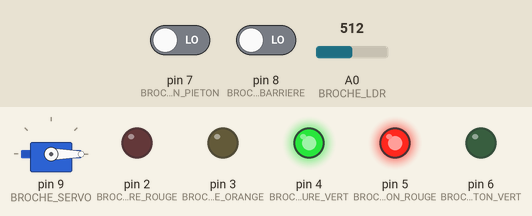
Bench run of a sketch on a simulated Arduino Uno, built with avr-gcc and run on an emulated ATmega328P. Parts: servo, output pins drawn as LEDs (lit = HIGH). Dashed ring = blinking. The test bench sets the inputs (shaded band); at power-on: A0 (BROCHE_LDR) = 512, pin 8 (BROCHE_BOUTON_BARRIERE) LOW, pin 7 (BROCHE_BOUTON_PIETON) LOW. What the sketch prints to the serial monitor is not drawn.

Above: at 1.2 s.
1.3 s: A0 (BROCHE_LDR) set to 312
2.8 s: A0 (BROCHE_LDR) set to 289
At 3.54 s:
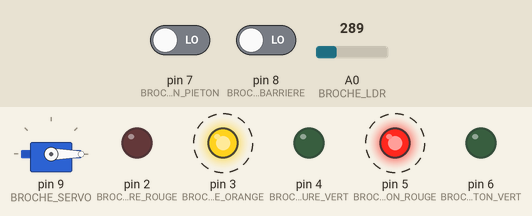
5.8 s: A0 (BROCHE_LDR) set to 333
8.8 s: A0 (BROCHE_LDR) set to 365
At 9.4 s:
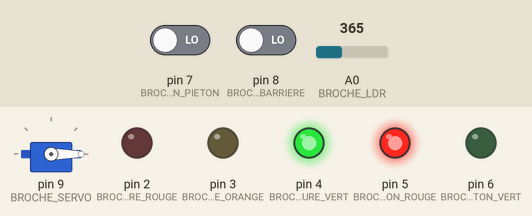
10.3 s: pin 8 (BROCHE_BOUTON_BARRIERE) driven HIGH
At 11.2 s:
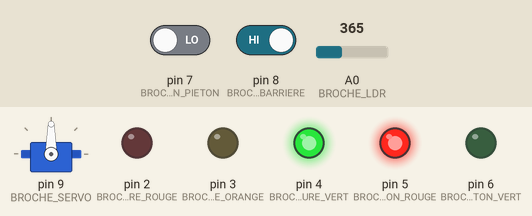
11.8 s: A0 (BROCHE_LDR) set to 290
At 12.7 s:
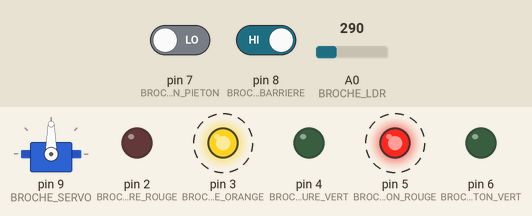
Timing chart, 0 to 15.8 s (numbered marks = the images above; inputs shaded):
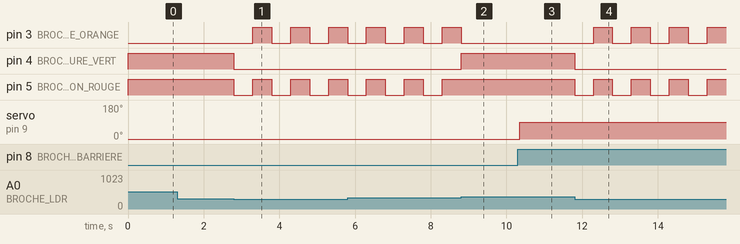

Measured:
- the behaviour switches between 300 and 299 on A0 (BROCHE_LDR) (found by bisection; images 0 and 1)
- the behaviour switches between 350 and 351 on A0 (BROCHE_LDR) (found by bisection; images 1 and 2)
- after the input at 1.3 s, every drawn part: stays the same
- after the input at 2.8 s, pin 3 (BROCHE_FEU_VOITURE_ORANGE): alternates HIGH for 0.50 s and LOW for 0.50 s, starting after 0.50 s; pin 4 (BROCHE_FEU_VOITURE_VERT): HIGH → LOW at once; pin 5 (BROCHE_FEU_PIETON_ROUGE): alternates HIGH for 0.50 s and LOW for 0.50 s, starting at once
- after the input at 8.8 s, pin 3 (BROCHE_FEU_VOITURE_ORANGE): stays LOW (without the input it goes to HIGH after 0.50 s); pin 4 (BROCHE_FEU_VOITURE_VERT): LOW → HIGH at once; pin 5 (BROCHE_FEU_PIETON_ROUGE): stays HIGH (without the input it goes to LOW after 1.0 s)
- after the input at 10.3 s, servo on pin 9 (BROCHE_SERVO): 0° → 90° after 0.05 s
- after the input at 11.8 s, pin 3 (BROCHE_FEU_VOITURE_ORANGE): alternates HIGH for 0.50 s and LOW for 0.50 s, starting after 0.50 s; pin 4 (BROCHE_FEU_VOITURE_VERT): HIGH → LOW at once; pin 5 (BROCHE_FEU_PIETON_ROUGE): alternates HIGH for 0.50 s and LOW for 0.50 s, starting at once

The sketch:

feux_circulation.ino
```cpp
// =============================================================================
// SYSTÈME DE FEUX DE CIRCULATION COMPLET
// =============================================================================
// Fichier  : feux_circulation.ino
// Auteur   : Enseignement CIEL — [Établissement]
// Date     : 2026-04-03
// Version  : 1.0
// Niveau   : Bac Pro CIEL — Seconde / Première
//
// Description :
//   Simule un carrefour avec :
//     - Feu tricolore voiture + feu bicolore piéton (bouton de demande SW1)
//     - Barrière motorisée (servomoteur SG90, commandée par SW2)
//     - Mode nuit automatique par capteur LDR (orange clignotant)
//
// Matériel :
//   - Arduino Uno
//   - 3 LEDs feu voiture (rouge D2, orange D3, vert D4)
//   - 2 LEDs feu piéton  (rouge D5, vert D6)
//   - 2 boutons poussoirs (piéton D7, barrière D8) avec pull-down 10 kΩ
//   - 1 servomoteur SG90 (signal D9)
//   - 1 LDR + résistance 10 kΩ (pont diviseur sur A0)
//   - Résistances 220 Ω en série sur chaque LED
//
// Bibliothèque requise : Servo.h (incluse dans l'IDE Arduino)
// =============================================================================

#include <Servo.h>

// =============================================================================
// DÉCLARATION DES BROCHES
// =============================================================================

// --- Feu voiture (sorties numériques) ---
const int BROCHE_FEU_VOITURE_ROUGE  = 2;
const int BROCHE_FEU_VOITURE_ORANGE = 3;
const int BROCHE_FEU_VOITURE_VERT   = 4;

// --- Feu piéton (sorties numériques) ---
const int BROCHE_FEU_PIETON_ROUGE = 5;
const int BROCHE_FEU_PIETON_VERT  = 6;

// --- Boutons poussoirs (entrées numériques, pull-down externe) ---
const int BROCHE_BOUTON_PIETON   = 7;
const int BROCHE_BOUTON_BARRIERE = 8;

// --- Servomoteur barrière (sortie PWM) ---
const int BROCHE_SERVO = 9;

// --- Capteur de luminosité LDR (entrée analogique) ---
const int BROCHE_LDR = A0;

// =============================================================================
// CONSTANTES DE CONFIGURATION
// =============================================================================

// Durées des phases de la séquence piéton (en millisecondes)
const unsigned long DUREE_ORANGE_TRANSITION_MS = 2000;  // Feu voiture orange
const unsigned long DUREE_PASSAGE_PIETON_MS    = 5000;  // Feu piéton vert
const unsigned long DUREE_FIN_PASSAGE_MS       = 2000;  // Clignotement rouge piéton

// Délai minimum entre deux déclenchements de séquence piéton
const unsigned long DELAI_MIN_ENTRE_PASSAGES_MS = 10000;

// Période du clignotement mode nuit (500 ms ON + 500 ms OFF = 1 Hz)
const unsigned long PERIODE_CLIGNOTEMENT_MS = 500;

// Anti-rebond des boutons (durée de stabilité requise)
const unsigned long DUREE_DEBOUNCE_MS = 50;

// Seuil LDR pour passage en mode nuit (0 = obscurité totale, 1023 = pleine lumière)
// À calibrer selon l'environnement ! Voir Architecture système.md
const int SEUIL_LDR_NUIT = 300;   // En dessous : mode nuit activé
const int SEUIL_LDR_JOUR = 350;   // Au-dessus  : retour mode jour (hystérésis)

// Angles du servomoteur pour la barrière
const int ANGLE_BARRIERE_OUVERTE = 90;  // Barrière levée
const int ANGLE_BARRIERE_FERMEE  = 0;   // Barrière abaissée

// =============================================================================
// DÉFINITION DES ÉTATS DE LA MACHINE À ÉTATS (FSM)
// =============================================================================

enum EtatFeux {
    ETAT_JOUR_VERT,              // Feu voiture vert — attente demande piéton
    ETAT_JOUR_ORANGE_TRANSITION, // Feu voiture orange — transition (2 s)
    ETAT_JOUR_ROUGE_PIETON,      // Feu voiture rouge, piéton vert (5 s)
    ETAT_JOUR_FIN_PASSAGE,       // Fin traversée — piéton rouge clignotant (2 s)
    ETAT_NUIT                    // Mode nuit — orange clignotant, boutons inactifs
};

// =============================================================================
// VARIABLES GLOBALES
// =============================================================================

// --- Machine à états ---
EtatFeux etatCourant = ETAT_JOUR_VERT;      // État initial au démarrage
unsigned long tDebutEtat = 0;               // Horodatage du début de l'état courant

// --- Clignotement (mode nuit et fin passage) ---
unsigned long tDernierClignotement = 0;     // Dernier changement d'état du clignotement
bool etatClignotement = false;              // true = LED allumée, false = LED éteinte

// --- Séquence piéton ---
unsigned long tDernierPassage = 0;          // Horodatage de la dernière séquence piéton

// --- Barrière ---
Servo servoBarriere;
bool barriereOuverte = false;               // État courant de la barrière

// --- Anti-rebond bouton piéton ---
bool dernierEtatBrutPieton   = LOW;
unsigned long tDernierChangementPieton = 0;
bool etatValidePieton = LOW;

// --- Anti-rebond bouton barrière ---
bool dernierEtatBrutBarriere   = LOW;
unsigned long tDernierChangementBarriere = 0;
bool etatValideBarriere = LOW;
bool barriereDejaTraitee = false;           // Évite la répétition sur appui long

// =============================================================================
// FONCTIONS UTILITAIRES
// =============================================================================

/**
 * Commande l'ensemble des LEDs des deux feux en une seule instruction.
 *
 * @param rougeVoiture  true = LED rouge voiture allumée
 * @param orangeVoiture true = LED orange voiture allumée
 * @param vertVoiture   true = LED verte voiture allumée
 * @param rougePieton   true = LED rouge piéton allumée
 * @param vertPieton    true = LED verte piéton allumée
 */
void gererFeux(bool rougeVoiture, bool orangeVoiture, bool vertVoiture,
               bool rougePieton, bool vertPieton) {
    digitalWrite(BROCHE_FEU_VOITURE_ROUGE,  rougeVoiture  ? HIGH : LOW);
    digitalWrite(BROCHE_FEU_VOITURE_ORANGE, orangeVoiture ? HIGH : LOW);
    digitalWrite(BROCHE_FEU_VOITURE_VERT,   vertVoiture   ? HIGH : LOW);
    digitalWrite(BROCHE_FEU_PIETON_ROUGE,   rougePieton   ? HIGH : LOW);
    digitalWrite(BROCHE_FEU_PIETON_VERT,    vertPieton    ? HIGH : LOW);
}

/**
 * Éteint toutes les LEDs des deux feux.
 * Utilisé comme point de départ sûr avant d'allumer les bonnes LEDs.
 */
void eteindreTousLesFeux() {
    gererFeux(false, false, false, false, false);
}

/**
 * Bascule la position de la barrière (ouverte ↔ fermée).
 * Met à jour la variable barriereOuverte et commande le servo.
 */
void basculerBarriere() {
    barriereOuverte = !barriereOuverte;
    if (barriereOuverte) {
        servoBarriere.write(ANGLE_BARRIERE_OUVERTE);
    } else {
        servoBarriere.write(ANGLE_BARRIERE_FERMEE);
    }
}

/**
 * Lit un bouton avec anti-rebond logiciel (50 ms de stabilité requise).
 * Met à jour les variables de suivi passées par référence.
 *
 * @param broche          Numéro de broche Arduino du bouton
 * @param dernierEtatBrut Référence vers la variable mémorisant le dernier état brut lu
 * @param tDernierChgt    Référence vers l'horodatage du dernier changement d'état
 * @param etatValide      Référence vers l'état validé (stable depuis DUREE_DEBOUNCE_MS)
 * @return true si l'état est stable et vaut HIGH, false sinon
 */
bool lireBoutonDebounce(int broche,
                        bool &dernierEtatBrut,
                        unsigned long &tDernierChgt,
                        bool &etatValide) {
    bool lecture = digitalRead(broche);

    // Si l'état brut a changé, réinitialiser le compteur anti-rebond
    if (lecture != dernierEtatBrut) {
        tDernierChgt = millis();
        dernierEtatBrut = lecture;
    }

    // Si l'état est stable depuis au moins DUREE_DEBOUNCE_MS, le valider
    if ((millis() - tDernierChgt) >= DUREE_DEBOUNCE_MS) {
        etatValide = lecture;
    }

    return (etatValide == HIGH);
}

// =============================================================================
// GESTION DE CHAQUE ÉTAT DE LA FSM
// =============================================================================

/**
 * ETAT_JOUR_VERT : feu voiture vert, piéton rouge.
 * Attend l'appui sur SW1 (et le délai minimum entre passages).
 * Surveille aussi la luminosité pour passer en mode nuit.
 */
void gererEtatVert() {
    // Appliquer l'affichage de cet état (une seule fois à l'entrée est préférable,
    // mais on le remet à chaque appel pour la robustesse)
    gererFeux(false, false, true,   // Voiture : VERT
              true,  false);        // Piéton  : ROUGE

    // Vérifier si le bouton piéton est pressé ET si le délai minimum est respecté
    bool boutonPieton = lireBoutonDebounce(BROCHE_BOUTON_PIETON,
                                           dernierEtatBrutPieton,
                                           tDernierChangementPieton,
                                           etatValidePieton);

    bool delaiRespect = (millis() - tDernierPassage) >= DELAI_MIN_ENTRE_PASSAGES_MS;

    if (boutonPieton && delaiRespect) {
        // Transition vers l'état ORANGE_TRANSITION
        etatCourant = ETAT_JOUR_ORANGE_TRANSITION;
        tDebutEtat = millis();
        gererFeux(false, true,  false,  // Voiture : ORANGE
                  true,  false);        // Piéton  : ROUGE (inchangé)
    }
}

/**
 * ETAT_JOUR_ORANGE_TRANSITION : feu voiture orange pendant 2 s.
 * Prépare le passage piéton.
 */
void gererEtatOrangeTransition() {
    if ((millis() - tDebutEtat) >= DUREE_ORANGE_TRANSITION_MS) {
        // Transition vers l'état ROUGE_PIETON
        etatCourant = ETAT_JOUR_ROUGE_PIETON;
        tDebutEtat = millis();
        gererFeux(true,  false, false,  // Voiture : ROUGE
                  false, true);         // Piéton  : VERT
    }
}

/**
 * ETAT_JOUR_ROUGE_PIETON : feu voiture rouge, piéton vert pendant 5 s.
 * Les piétons traversent.
 */
void gererEtatPassagePieton() {
    if ((millis() - tDebutEtat) >= DUREE_PASSAGE_PIETON_MS) {
        // Transition vers FIN_PASSAGE
        etatCourant = ETAT_JOUR_FIN_PASSAGE;
        tDebutEtat = millis();
        tDernierClignotement = millis();
        etatClignotement = true;
        // Initialiser le clignotement : piéton rouge allumé d'abord
        gererFeux(true, false, false,   // Voiture : ROUGE (inchangé)
                  true, false);         // Piéton  : ROUGE (début clignotement)
    }
}

/**
 * ETAT_JOUR_FIN_PASSAGE : piéton rouge clignotant pendant 2 s.
 * Avertissement que la traversée se termine.
 * Le feu voiture reste rouge.
 */
void gererEtatFinPassage() {
    // Gestion du clignotement du feu piéton rouge
    if ((millis() - tDernierClignotement) >= PERIODE_CLIGNOTEMENT_MS) {
        tDernierClignotement = millis();
        etatClignotement = !etatClignotement;
        // Voiture reste rouge, piéton rouge clignote
        digitalWrite(BROCHE_FEU_PIETON_ROUGE, etatClignotement ? HIGH : LOW);
    }

    // Vérifier si la durée totale de fin de passage est écoulée
    if ((millis() - tDebutEtat) >= DUREE_FIN_PASSAGE_MS) {
        // Mémoriser l'instant de fin du passage
        tDernierPassage = millis();
        // Retour à l'état VERT
        etatCourant = ETAT_JOUR_VERT;
        tDebutEtat = millis();
        gererFeux(false, false, true,   // Voiture : VERT
                  true,  false);        // Piéton  : ROUGE
    }
}

/**
 * ETAT_NUIT : tous les feux en orange clignotant à 1 Hz.
 * Boutons piéton et barrière inactifs.
 * Retour en mode jour si la luminosité remonte au-dessus de SEUIL_LDR_JOUR.
 */
void gererEtatNuit() {
    // Clignotement orange synchronisé (voiture + piéton)
    if ((millis() - tDernierClignotement) >= PERIODE_CLIGNOTEMENT_MS) {
        tDernierClignotement = millis();
        etatClignotement = !etatClignotement;

        if (etatClignotement) {
            // Allumer les oranges (voiture) — pas de LED orange dédiée côté piéton,
            // on utilise la LED rouge piéton pour signaler l'état nuit
            gererFeux(false, true,  false,  // Voiture : ORANGE
                      true,  false);        // Piéton  : ROUGE (signalisation nuit)
        } else {
            eteindreTousLesFeux();
        }
    }
}

// =============================================================================
// GESTION DU MODE NUIT (détection LDR)
// =============================================================================

/**
 * Vérifie la luminosité ambiante et gère les transitions mode jour / mode nuit.
 * Applique une hystérésis pour éviter les oscillations au seuil.
 *
 * @return true si le système est en mode nuit, false en mode jour
 */
bool gererDetectionNuit() {
    int valeurLDR = analogRead(BROCHE_LDR);

    if (etatCourant != ETAT_NUIT) {
        // --- Mode jour : surveiller si on doit passer en mode nuit ---
        if (valeurLDR < SEUIL_LDR_NUIT) {
            // Luminosité insuffisante → passer en mode nuit
            // On ne coupe une séquence qu'en état VERT (séquence déjà terminée)
            if (etatCourant == ETAT_JOUR_VERT) {
                etatCourant = ETAT_NUIT;
                tDebutEtat = millis();
                tDernierClignotement = millis();
                etatClignotement = false;
                eteindreTousLesFeux();
                return true;
            }
        }
        return false;
    } else {
        // --- Mode nuit : surveiller si on doit revenir en mode jour ---
        if (valeurLDR > SEUIL_LDR_JOUR) {
            // Luminosité revenue → retour en mode jour, état VERT
            etatCourant = ETAT_JOUR_VERT;
            tDebutEtat = millis();
            tDernierPassage = millis(); // Reset délai pour éviter déclenchement immédiat
            gererFeux(false, false, true,   // Voiture : VERT
                      true,  false);        // Piéton  : ROUGE
            return false;
        }
        return true;
    }
}

// =============================================================================
// GESTION DE LA BARRIÈRE (indépendante de la FSM feux)
// =============================================================================

/**
 * Gère la commande de la barrière par le bouton SW2.
 * Utilise un anti-rebond et une détection de front montant
 * pour ne basculer qu'une fois par appui.
 *
 * @param modeNuit true si le système est en mode nuit (bouton ignoré)
 */
void gererBarriere(bool modeNuit) {
    bool boutonBarriere = lireBoutonDebounce(BROCHE_BOUTON_BARRIERE,
                                              dernierEtatBrutBarriere,
                                              tDernierChangementBarriere,
                                              etatValideBarriere);

    if (modeNuit) {
        // En mode nuit, le bouton barrière est inactif
        barriereDejaTraitee = true; // Évite un déclenchement au retour en mode jour
        return;
    }

    if (boutonBarriere && !barriereDejaTraitee) {
        // Front montant détecté (appui frais, non encore traité)
        basculerBarriere();
        barriereDejaTraitee = true;
    }

    if (!boutonBarriere) {
        // Bouton relâché → prêt pour le prochain appui
        barriereDejaTraitee = false;
    }
}

// =============================================================================
// SETUP — Initialisation
// =============================================================================

void setup() {
    // --- Configuration des broches de sortie (LEDs) ---
    pinMode(BROCHE_FEU_VOITURE_ROUGE,  OUTPUT);
    pinMode(BROCHE_FEU_VOITURE_ORANGE, OUTPUT);
    pinMode(BROCHE_FEU_VOITURE_VERT,   OUTPUT);
    pinMode(BROCHE_FEU_PIETON_ROUGE,   OUTPUT);
    pinMode(BROCHE_FEU_PIETON_VERT,    OUTPUT);

    // --- Configuration des broches d'entrée (boutons, pull-down externe) ---
    pinMode(BROCHE_BOUTON_PIETON,   INPUT);  // Pull-down 10 kΩ câblé sur breadboard
    pinMode(BROCHE_BOUTON_BARRIERE, INPUT);  // Pull-down 10 kΩ câblé sur breadboard

    // --- Configuration du servomoteur ---
    servoBarriere.attach(BROCHE_SERVO);
    servoBarriere.write(ANGLE_BARRIERE_FERMEE); // Barrière fermée au démarrage

    // --- Initialisation du port série (pour débogage et calibration LDR) ---
    Serial.begin(9600);
    Serial.println("=== Feux de circulation — démarrage ===");
    Serial.print("Valeur LDR initiale : ");
    Serial.println(analogRead(BROCHE_LDR));

    // --- État initial : feu voiture VERT, feu piéton ROUGE ---
    etatCourant = ETAT_JOUR_VERT;
    tDebutEtat = millis();
    tDernierPassage = 0; // Permet un premier déclenchement immédiat si nécessaire
    gererFeux(false, false, true,   // Voiture : VERT
              true,  false);        // Piéton  : ROUGE

    Serial.println("État initial : JOUR_VERT — barrière fermée");
}

// =============================================================================
// LOOP — Boucle principale
// =============================================================================

void loop() {
    // ------------------------------------------------------------------
    // ÉTAPE 1 : Détecter le mode nuit via la LDR
    // ------------------------------------------------------------------
    bool modeNuit = gererDetectionNuit();

    // ------------------------------------------------------------------
    // ÉTAPE 2 : Exécuter la machine à états des feux
    // ------------------------------------------------------------------
    switch (etatCourant) {
        case ETAT_JOUR_VERT:
            gererEtatVert();
            break;
        case ETAT_JOUR_ORANGE_TRANSITION:
            gererEtatOrangeTransition();
            break;
        case ETAT_JOUR_ROUGE_PIETON:
            gererEtatPassagePieton();
            break;
        case ETAT_JOUR_FIN_PASSAGE:
            gererEtatFinPassage();
            break;
        case ETAT_NUIT:
            gererEtatNuit();
            break;
    }

    // ------------------------------------------------------------------
    // ÉTAPE 3 : Gérer la barrière (indépendant des feux)
    // ------------------------------------------------------------------
    gererBarriere(modeNuit);

    // ------------------------------------------------------------------
    // ÉTAPE 4 (optionnel) : Affichage de débogage sur le port série
    // Décommenter pour calibrer la LDR ou suivre les états
    // ------------------------------------------------------------------
    // static unsigned long tDernierAffichage = 0;
    // if ((millis() - tDernierAffichage) >= 1000) {
    //     tDernierAffichage = millis();
    //     Serial.print("LDR = ");
    //     Serial.print(analogRead(BROCHE_LDR));
    //     Serial.print(" | Etat = ");
    //     Serial.print(etatCourant);
    //     Serial.print(" | Barriere = ");
    //     Serial.println(barriereOuverte ? "OUVERTE" : "FERMEE");
    // }
}

// =============================================================================
// FIN DU FICHIER
// =============================================================================
```
